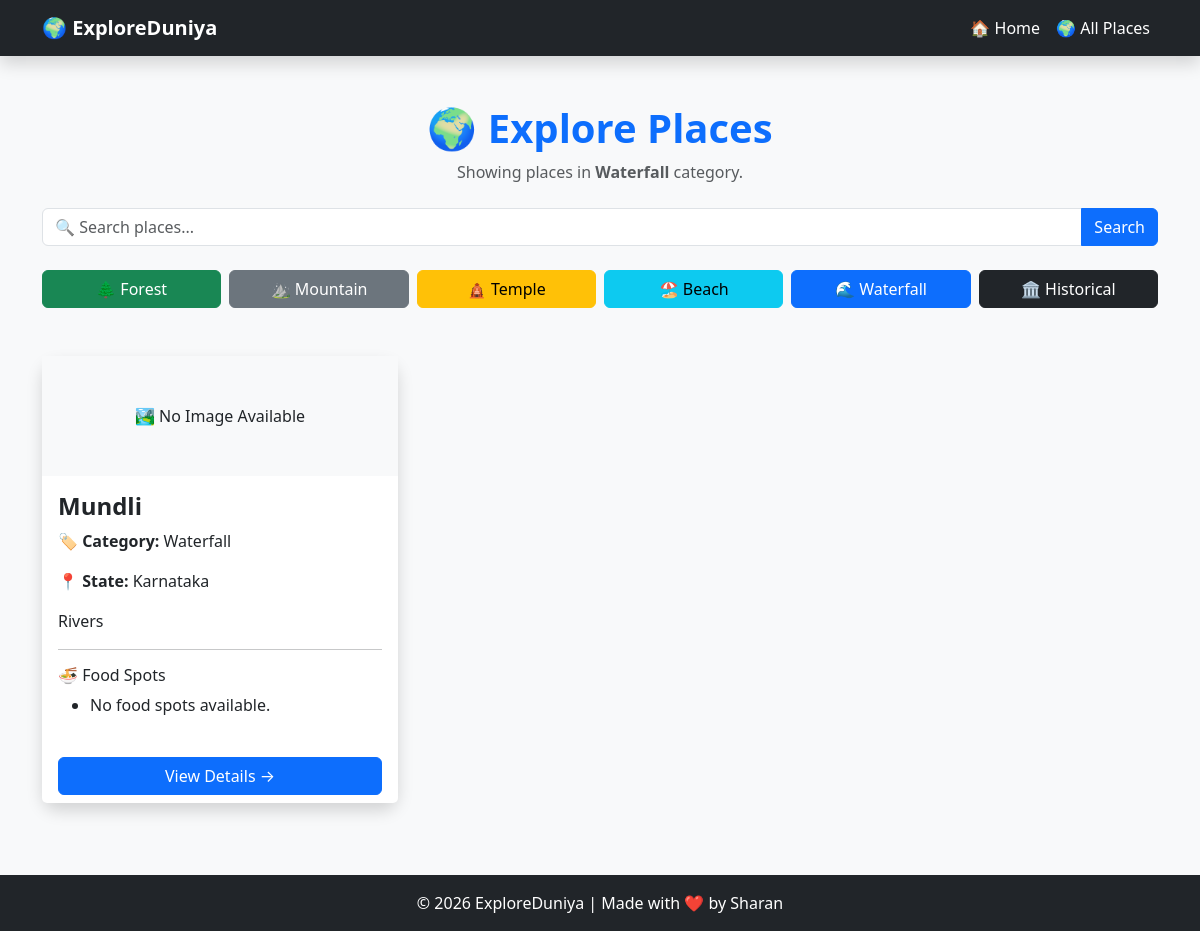
The app's page /places/category/Waterfall/ with its own data.
### places/models.py (models this page shows, shortened)
class Place(models.Model):
    CATEGORY_CHOICES = [
        ('Forest', 'Forest'),
        ('Mountain', 'Mountain'),
        ('Temple', 'Temple'),
        ('Beach', 'Beach'),
        ('Waterfall', 'Waterfall'),
        ('Historical', 'Historical'),
        ('Food', 'Food Destination'),
    ]
    name = models.CharField(max_length=100)
    state = models.CharField(max_length=100)
    description = models.TextField()
    category = models.CharField(
        max_length=50,
        choices=CATEGORY_CHOICES,
        default='Forest'
    )
    image = models.ImageField(
        upload_to='places/',
        blank=True,
        null=True
    )

### places/views.py (the view)
def category_places(request, category):
    places = Place.objects.filter(category=category)
    return render(
        request,
        "places/place_list.html",
        {
            "places": places,
            "category": category,
        },
    )

### places/templates/places/place_list.html (shortened to what this page needs)
<!DOCTYPE html>
<html lang="en">
<head>
    <link href="https://cdn.jsdelivr.net/npm/bootstrap@5.3.7/dist/css/bootstrap.min.css" rel="stylesheet">
</head>
<body>
<nav class="navbar navbar-expand-lg navbar-dark bg-dark shadow">
    <div class="container">
        <a class="navbar-brand fw-bold" href="/">🌍 ExploreDuniya</a>
        <div class="navbar-nav ms-auto">
            <a class="nav-link text-white" href="/">🏠 Home</a>
            <a class="nav-link text-white" href="/places/">🌍 All Places</a>
        </div>
    </div>
</nav>
<div class="container mt-5 mb-4 text-center">
    <h1 class="fw-bold text-primary">🌍 Explore Places</h1>
    {% if category %}
        <p class="text-muted">
            Showing places in <strong>{{ category }}</strong> category.
        </p>
    {% else %}
        <p class="text-muted">
            Discover amazing destinations across India.
        </p>
    {% endif %}
</div>
<div class="container mb-4">
    <form method="GET">
        <div class="input-group">
            <input
                type="text"
                name="q"
                class="form-control"
                placeholder="🔍 Search places..."
                value="{{ request.GET.q }}"
            >
            <button class="btn btn-primary" type="submit">
                Search
            </button>
        </div>
    </form>
</div>
<div class="container mb-5">
    <div class="row g-2">
        <div class="col-md-2">
            <a href="/places/category/Forest/" class="btn btn-success w-100">
                🌲 Forest
            </a>
        </div>
        <div class="col-md-2">
            <a href="/places/category/Mountain/" class="btn btn-secondary w-100">
                ⛰️ Mountain
            </a>
        </div>
        <div class="col-md-2">
            <a href="/places/category/Temple/" class="btn btn-warning w-100">
                🛕 Temple
            </a>
        </div>
        <div class="col-md-2">
            <a href="/places/category/Beach/" class="btn btn-info w-100">
                🏖️ Beach
            </a>
        </div>
        <div class="col-md-2">
            <a href="/places/category/Waterfall/" class="btn btn-primary w-100">
                🌊 Waterfall
            </a>
        </div>
        <div class="col-md-2">
            <a href="/places/category/Historical/" class="btn btn-dark w-100">
                🏛️ Historical
            </a>
        </div>
    </div>
</div>
<div class="container">
    <div class="row">
        {% for place in places %}
        <div class="col-md-4 mb-4">
            <div class="card shadow h-100 border-0 rounded-4">
                {% if place.image %}
                    <img
                        src="{{ place.image.url }}"
                        class="card-img-top"
                        alt="{{ place.name }}"
                    >
                {% else %}
                    <div class="bg-light text-center p-5">
                        🏞️ No Image Available
                    </div>
                {% endif %}
                <div class="card-body">
                    <h4 class="fw-bold">
                        {{ place.name }}
                    </h4>
                    <p>
                        <strong>🏷️ Category:</strong>
                        {{ place.category }}
                    </p>
                    <p>
                        <strong>📍 State:</strong>
                        {{ place.state }}
                    </p>
                    <p>
                        {{ place.description|truncatewords:20 }}
                    </p>
                    <hr>
                    <h6>🍜 Food Spots</h6>
                    <ul>
                        {% for food in place.foodspot_set.all %}
                            <li>
                                {{ food.name }}
                            </li>
                        {% empty %}
                            <li>No food spots available.</li>
                        {% endfor %}
                    </ul>
                </div>
                <div class="card-footer bg-white border-0">
                    <a
                        href="/places/{{ place.id }}/"
                        class="btn btn-primary w-100"
                    >
                        View Details →
                    </a>
                </div>
            </div>
        </div>
        {% empty %}
        <div class="col-12">
            <div class="alert alert-warning text-center">
                No places found.
            </div>
        </div>
        {% endfor %}
    </div>
</div>
<footer class="bg-dark text-white text-center py-3 mt-5">
    <div class="container">
        © 2026 ExploreDuniya | Made with ❤️ by Sharan
    </div>
</footer>
</body>
</html>

### places/templates/places/place_list.html (style rules this page uses)
body { background-color: #f8f9fa; }
.card { transition: transform 0.3s ease, box-shadow 0.3s ease; }

### records on screen
Place: category "Waterfall", shows "🏞️ No Image Available", name "Mundli", state "Karnataka", description "Rivers"
